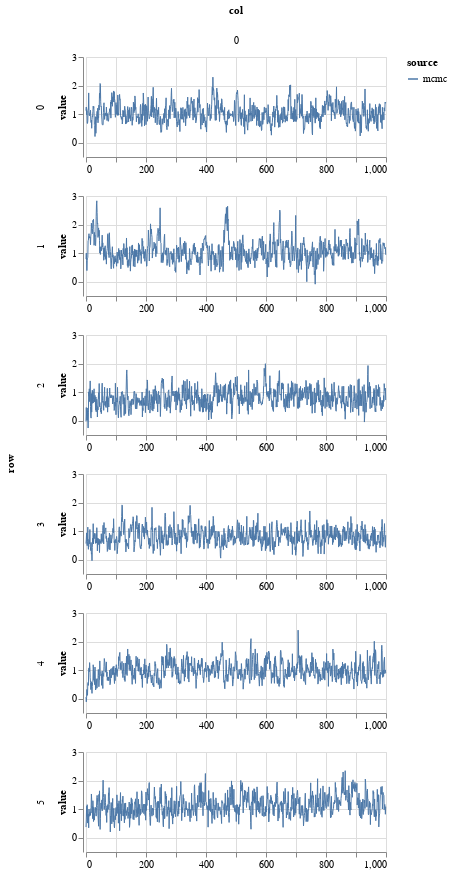

Notebook code cell kept with this figure:
### Markdown cell above
## Plot MCMC samples

### Code cell
param = 'beta'
df = get_post_df(ps[param]) 
df['source'] = 'mcmc'
plot_line(df, height=100)

### Figure 1 — Vega-Lite specification as saved in the notebook (floating-point values rounded to 4 significant figures; data arrays with more than 128 entries replaced by an {"elided": "..."} marker saying what was removed)
{"config": {"view": {"continuousWidth": 400, "continuousHeight": 300}}, "data": {"name": "data-f2df329d690954137e1a194d7a6ab3d2"}, "mark": {"type": "line", "strokeWidth": 1}, "encoding": {"color": {"type": "nominal", "field": "source"}, "column": {"type": "quantitative", "field": "col"}, "row": {"type": "quantitative", "field": "row"}, "x": {"type": "quantitative", "field": "idx", "title": null}, "y": {"type": "quantitative", "field": "value"}}, "height": 100, "resolve": {"scale": {"x": "independent"}}, "width": 300, "$schema": "https://vega.github.io/schema/vega-lite/v4.8.1.json", "datasets": {"data-f2df329d690954137e1a194d7a6ab3d2": {"elided": "6000 records"}}}
